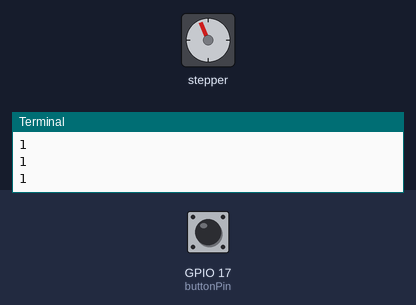
The program below on a simulated Raspberry Pi (BCM pin numbers). Parts: stepper motor, the last lines printed to the terminal. The test bench sets the inputs (shaded band); at power-on: GPIO 17 (buttonPin) HIGH. The stepper is drawn at 2048 steps a turn.

Above: at 1.24 s.
1.3 s: GPIO 17 (buttonPin) pulled LOW for 0.15 s
At 2.64 s:
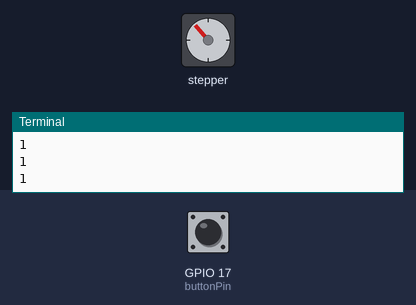
4.3 s: GPIO 17 (buttonPin) pulled LOW for 1 s
At 4.3 s:
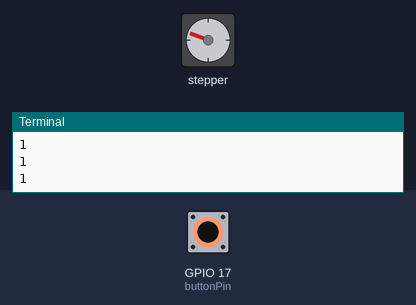
8.3 s: GPIO 17 (buttonPin) pulled LOW for 3.2 s
At 8.53 s:
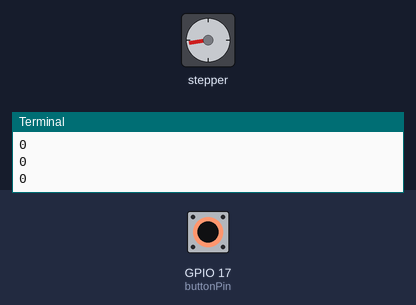
13.0 s: GPIO 17 (buttonPin) driven LOW
Timing chart, 0 to 27.8 s (numbered marks = the images above; inputs shaded):
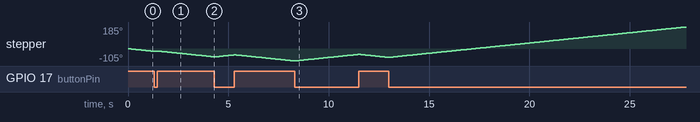

The program:

5.2_ex9.py
```python
#!/usr/bin/env python3
import RPi.GPIO as GPIO
import time
GPIO.setmode(GPIO.BCM)
pin1 = 18
pin2 = 23
pin3 = 24
pin4 = 25
buttonPin = 17
pins = [pin1, pin2, pin3, pin4]
for pin in pins:
    GPIO.setup(pin, GPIO.OUT)
GPIO.setup(buttonPin, GPIO.IN)


def pair(pin_on, pin_off):
    GPIO.output(pin_on, 1)
    GPIO.output(pin_off, 0)


def full_step(seq):
    i = 0
    while i < 4:
        pin_on, pin_off = seq[i], seq[i+2]
        pair(pin_on, pin_off)
        time.sleep(0.01)
        i += 1


try:
    while True:
        print(GPIO.input(buttonPin))
        if GPIO.input(buttonPin) == GPIO.LOW:
            full_step(pins + pins[0:2])
        else:
            full_step((pins + pins[0:2])[::-1])


except KeyboardInterrupt:
    GPIO.cleanup()
    print("\nProgram Exited")
    exit(0)
```
